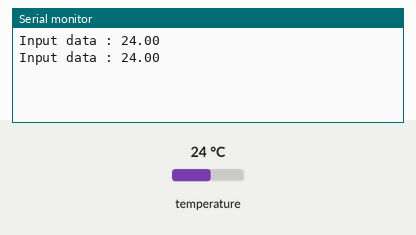
This sketch was run on a simulated ESP8266 (NodeMCU). Parts: the last lines printed to the serial monitor. Inputs (shaded band) come from the test bench; at power-on: temperature 24 °C.

Above: at 1.5 s.
1.6 s: temperature set to 12 °C
At 2.9 s:
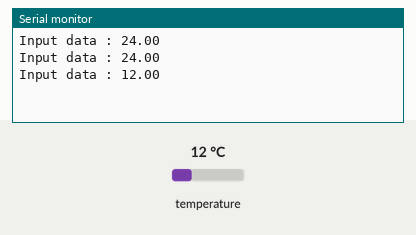
3.1 s: temperature set to 19 °C
At 4.2 s:
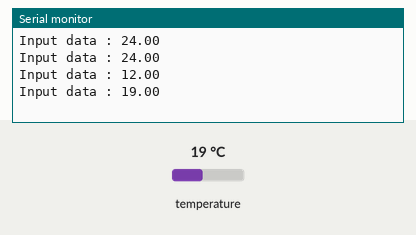
Timing chart, 0 to 6.1 s (numbered marks = the images above; inputs shaded):
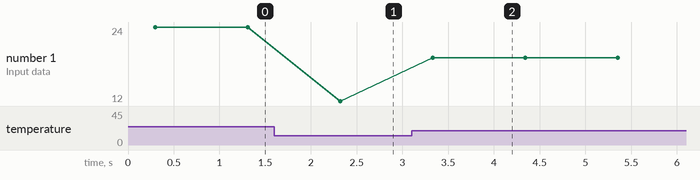

The sketch:

testFile.ino
```cpp
/*
 *  Code for test periferiess
*/

#include <ESP8266WiFi.h>
#include <Wire.h>
#include <OneWire.h>
#include <DS18B20.h>

OneWire oneWire(D6);
DS18B20 sensor(&oneWire);

// I2C address of the M24512, 0x50(80)
#define Addr 0x50

#define RELE D5

double DS18b20(){
  sensor.requestTemperatures();
  while (!sensor.isConversionComplete());
  return sensor.getTempC();
}

void setup() {
  Serial.begin(115200);

  //pinMode(RELE, OUTPUT);
  //digitalWrite(RELE, 0);
    // Initialise I2C communication as MASTER
  Wire.begin(D2, D1);
  // Initialise Serial Communication, set baud rate = 9600
    /*
  // Start I2C transmission
  Wire.beginTransmission(Addr);
  // Select write address register
  Wire.write(0x00);
  Wire.write(0x01);
  // Write the data
  Wire.write(0x30);
  // End I2C transmission
  Wire.endTransmission();
  */
  delay(300);
}

void loop() {

  /*
  digitalWrite(RELE, 1);
  delay(3000);
  digitalWrite(RELE, 0);
  delay(3000);
  */
  /*
    // Start I2C transmission
  Wire.beginTransmission(Addr);
  // Select data register
  Wire.write(0x00);
  Wire.write(0x01);
  // End I2C transmission
  Wire.endTransmission();

  // Request 1 byte of data
  Wire.requestFrom(Addr, 1);
  uint8_t data = 0;
  // Read 1 byte of data
  if(Wire.available() == 1)
  {
    data = Wire.read();
  }else{

  }
  */


  // Output data to serial monitor
  Serial.print("Input data : ");
  Serial.println(DS18b20());
  delay(1000);
}
```

Measured:
- after the input at 1.6 s, the serial monitor: prints a new line after 0.72 s (image 1)
- after the input at 3.1 s, the serial monitor: prints a new line after 0.23 s (image 2)
- plotted number 1: 24 → 12 after the input at 1.6 s, 12 → 19 after the input at 3.1 s
